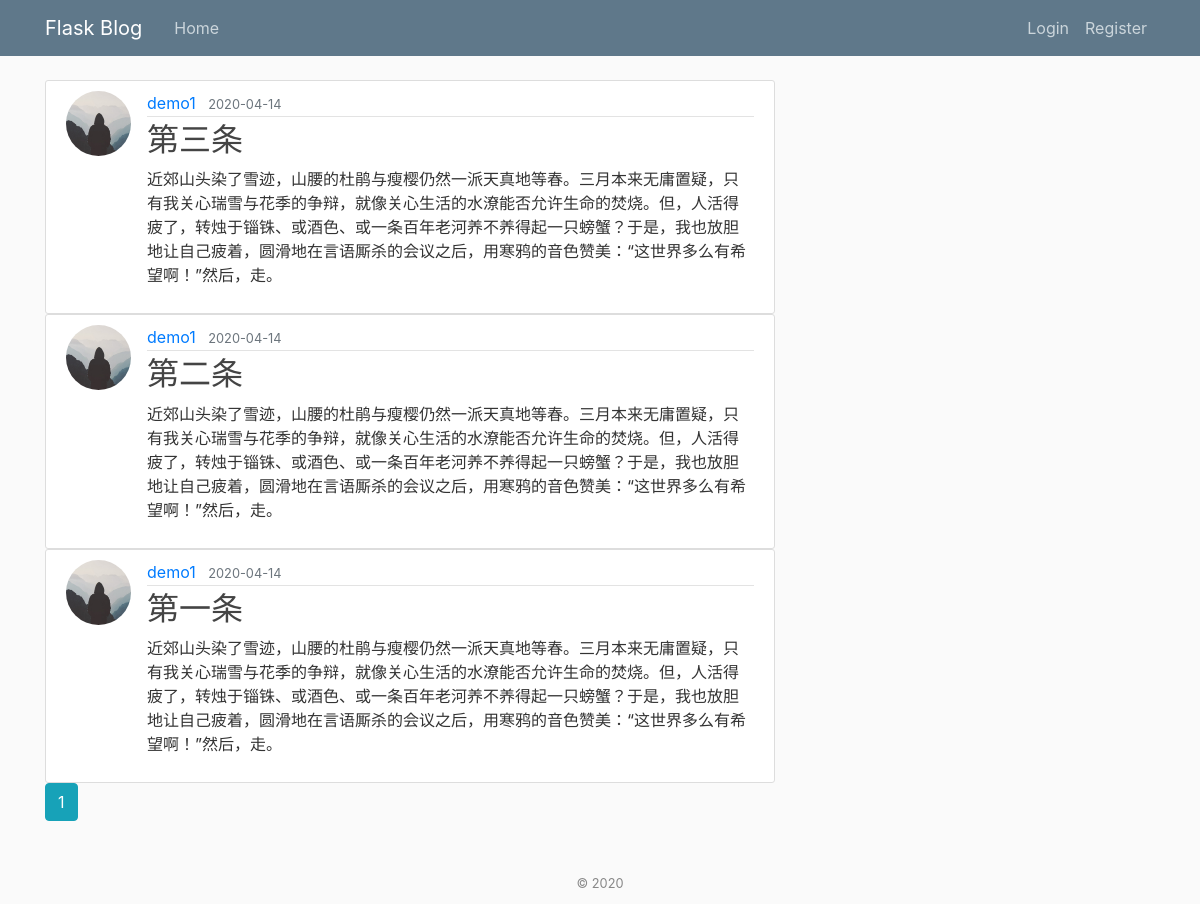
The page /home on the database its author committed.
### flaskblog/models.py (models this page shows, shortened)
class Post(db.Model):
    id = db.Column(db.Integer, primary_key=True)
    title = db.Column(db.String(100), nullable=False)
    position = db.Column(db.String(100), nullable=False)
    date_posted = db.Column(db.DateTime, nullable=False, default=datetime.utcnow)
    content = db.Column(db.Text, nullable=False)
    image_file = db.Column(db.String(20), nullable=False, default='default.jpg')
    user_id = db.Column(db.Integer, db.ForeignKey('user.id'), nullable=False)
    comments = db.relation('Comment', backref='posted', lazy=True)
    like_count = db.Column(db.Integer, nullable=False, default=0)
    star_count = db.Column(db.Integer, nullable=False, default=0)
    post_type = db.Column(db.Integer, nullable=False)

class User(db.Model, UserMixin):
    id = db.Column(db.Integer, primary_key=True)
    username = db.Column(db.String(20), unique=True, nullable=False)
    email = db.Column(db.String(120), unique=True, nullable=False)
    image_file = db.Column(db.String(20), nullable=False, default='default.jpg')
    password = db.Column(db.String(60), nullable=False)
    posts = db.relationship('Post', backref='author', lazy=True)
    comments = db.relation('Comment', backref='author', lazy=True)
    star_posts = db.relationship('Post', secondary=user_star_post, backref='star_posts', lazy=True)
    like_posts = db.relationship('Post', secondary=user_like_post, backref='like_posts', lazy=True)

### flaskblog/main/routes.py (the view)
@main.route("/")
@main.route("/home")
def home():
    page = request.args.get('page', 1, type=int)
    posts = Post.query.order_by(Post.date_posted.desc()).paginate(page=page, per_page=5)
    return render_template('home.html', posts=posts)

### flaskblog/templates/home.html
{% extends "layout.html" %}
{% block content %}
    {% for post in posts.items %}
        <article class="media content-section">
          <img class="rounded-circle article-img" src="{{ url_for('static', filename='profile_pics/' + post.author.image_file) }}">
          <div class="media-body">
            <div class="article-metadata">
              <a class="mr-2" href="{{ url_for('users.user_posts', username=post.author.username) }}">{{ post.author.username }}</a>
              <small class="text-muted">{{ post.date_posted.strftime('%Y-%m-%d') }}</small>
            </div>
            <h2><a class="article-title" href="{{ url_for('posts.post', post_id=post.id) }}">{{ post.title }}</a></h2>
            <p class="article-content">{{ post.content }}</p>
          </div>
        </article>
    {% endfor %}
    {% for page_num in posts.iter_pages(left_edge=1, right_edge=1, left_current=1, right_current=2) %}
      {% if page_num %}
        {% if posts.page == page_num %}
          <a class="btn btn-info mb-4" href="{{ url_for('main.home', page=page_num) }}">{{ page_num }}</a>
        {% else %}
          <a class="btn btn-outline-info mb-4" href="{{ url_for('main.home', page=page_num) }}">{{ page_num }}</a>
        {% endif %}
      {% else %}
        ...
      {% endif %}
    {% endfor %}
{% endblock content %}

### flaskblog/templates/layout.html (shortened to what this page needs)
<!DOCTYPE html>
<html>
<head>
    <link rel="stylesheet" href="https://maxcdn.bootstrapcdn.com/bootstrap/4.0.0/css/bootstrap.min.css">
    <link rel="stylesheet" type="text/css" href="{{ url_for('static', filename='main.css') }}">
</head>
<body>
    <header class="site-header">
      <nav class="navbar navbar-expand-md navbar-dark bg-steel fixed-top">
        <div class="container">
          <a class="navbar-brand mr-4" href="/">Flask Blog</a>
          <div class="collapse navbar-collapse" id="navbarToggle">
            <div class="navbar-nav mr-auto">
              <a class="nav-item nav-link" href="{{ url_for('main.home') }}">Home</a>
            </div>
            <div class="navbar-nav">
              {% if current_user.is_authenticated %}
                <a class="nav-item nav-link" href="{{ url_for('posts.new_post') }}">New Post</a>
                <a class="nav-item nav-link" href="{{ url_for('users.account') }}">Account</a>
                <a class="nav-item nav-link" href="{{ url_for('users.star') }}">Star</a>
                <a class="nav-item nav-link" href="{{ url_for('users.logout') }}">Logout</a>
              {% else %}
                <a class="nav-item nav-link" href="{{ url_for('users.login') }}">Login</a>
                <a class="nav-item nav-link" href="{{ url_for('users.register') }}">Register</a>
              {% endif %}
            </div>
          </div>
        </div>
      </nav>
    </header>
    <main role="main" class="container">
      <div class="row">
        <div class="col-md-8">
          {% block content %}{% endblock %}
        </div>
      </div>
    </main>
    <footer>
        <small>&copy; 2020</small>
	</footer>
</body>
</html>

### flaskblog/static/main.css (style rules this page uses)
body { background: #fafafa; color: #333333; margin-top: 5rem; }
h1, h2, h3, h4, h5, h6 { color: #444444; }
.bg-steel { background-color: #5f788a; }
.site-header .navbar-nav .nav-link { color: #cbd5db; }
.content-section { background: #ffffff; padding: 10px 20px; border: 1px solid #dddddd; border-radius: 3px; }
.article-title { color: #444444; }
.article-content { white-space: pre-line; }
.article-img { height: 65px; width: 65px; margin-right: 16px; }
.article-metadata { padding-bottom: 1px; margin-bottom: 4px; border-bottom: 1px solid #e3e3e3 }
footer { color: #888; margin-top: 15px; text-align: center; padding: 10px; }

### rows shown on the page
Post: image_file (placeholder picture), author.username "demo1", date_posted "2020-04-14", title "第三条", content "近郊山头染了雪迹，山腰的杜鹃与瘦樱仍然一派天真地等春。三月本来无庸置疑，只有我关心瑞雪与花季的争辩，就像关心生活的水潦能否允许生命的焚烧。但，人活得疲了，转烛于锱铢、或酒色、或一条百年老河养不养得起一只螃蟹？于是，我也放胆地让自己疲着，圆滑地在言语厮杀的会议之后，用寒鸦的音色赞美：“这世界多么有希望啊！”然后，走。"
Post: image_file (placeholder picture), author.username "demo1", date_posted "2020-04-14", title "第二条", content "近郊山头染了雪迹，山腰的杜鹃与瘦樱仍然一派天真地等春。三月本来无庸置疑，只有我关心瑞雪与花季的争辩，就像关心生活的水潦能否允许生命的焚烧。但，人活得疲了，转烛于锱铢、或酒色、或一条百年老河养不养得起一只螃蟹？于是，我也放胆地让自己疲着，圆滑地在言语厮杀的会议之后，用寒鸦的音色赞美：“这世界多么有希望啊！”然后，走。"
Post: image_file (placeholder picture), author.username "demo1", date_posted "2020-04-14", title "第一条", content "近郊山头染了雪迹，山腰的杜鹃与瘦樱仍然一派天真地等春。三月本来无庸置疑，只有我关心瑞雪与花季的争辩，就像关心生活的水潦能否允许生命的焚烧。但，人活得疲了，转烛于锱铢、或酒色、或一条百年老河养不养得起一只螃蟹？于是，我也放胆地让自己疲着，圆滑地在言语厮杀的会议之后，用寒鸦的音色赞美：“这世界多么有希望啊！”然后，走。"

### other values the page prints
{{ page_num }} "1"
